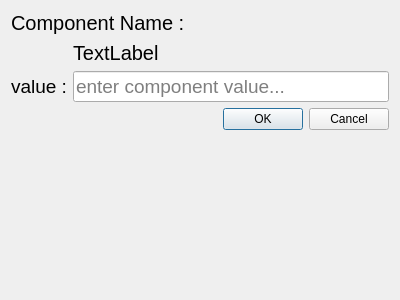
<?xml version="1.0" encoding="UTF-8"?>
<ui version="4.0">
 <class>PropertiesDialog</class>
 <widget class="QDialog" name="PropertiesDialog">
  <property name="geometry">
   <rect>
    <x>0</x>
    <y>0</y>
    <width>400</width>
    <height>300</height>
   </rect>
  </property>
  <property name="windowTitle">
   <string>Dialog</string>
  </property>
  <layout class="QFormLayout" name="formLayout">
   <item row="0" column="0" colspan="2">
    <widget class="QLabel" name="label">
     <property name="font">
      <font>
       <pointsize>15</pointsize>
      </font>
     </property>
     <property name="text">
      <string>Component Name : </string>
     </property>
    </widget>
   </item>
   <item row="1" column="1">
    <widget class="QLabel" name="nameLabel">
     <property name="font">
      <font>
       <pointsize>15</pointsize>
      </font>
     </property>
     <property name="text">
      <string>TextLabel</string>
     </property>
    </widget>
   </item>
   <item row="2" column="0">
    <widget class="QLabel" name="label_2">
     <property name="font">
      <font>
       <pointsize>14</pointsize>
      </font>
     </property>
     <property name="text">
      <string>value :</string>
     </property>
    </widget>
   </item>
   <item row="2" column="1">
    <widget class="QLineEdit" name="valueLineEdit">
     <property name="font">
      <font>
       <pointsize>14</pointsize>
      </font>
     </property>
     <property name="placeholderText">
      <string>enter component value...</string>
     </property>
    </widget>
   </item>
   <item row="4" column="0" colspan="2">
    <widget class="QDialogButtonBox" name="buttonBox">
     <property name="orientation">
      <enum>Qt::Orientation::Horizontal</enum>
     </property>
     <property name="standardButtons">
      <set>QDialogButtonBox::StandardButton::Cancel|QDialogButtonBox::StandardButton::Ok</set>
     </property>
    </widget>
   </item>
  </layout>
 </widget>
 <resources/>
 <connections>
  <connection>
   <sender>buttonBox</sender>
   <signal>accepted()</signal>
   <receiver>PropertiesDialog</receiver>
   <slot>accept()</slot>
   <hints>
    <hint type="sourcelabel">
     <x>248</x>
     <y>254</y>
    </hint>
    <hint type="destinationlabel">
     <x>157</x>
     <y>274</y>
    </hint>
   </hints>
  </connection>
  <connection>
   <sender>buttonBox</sender>
   <signal>rejected()</signal>
   <receiver>PropertiesDialog</receiver>
   <slot>reject()</slot>
   <hints>
    <hint type="sourcelabel">
     <x>316</x>
     <y>260</y>
    </hint>
    <hint type="destinationlabel">
     <x>286</x>
     <y>274</y>
    </hint>
   </hints>
  </connection>
 </connections>
</ui>
